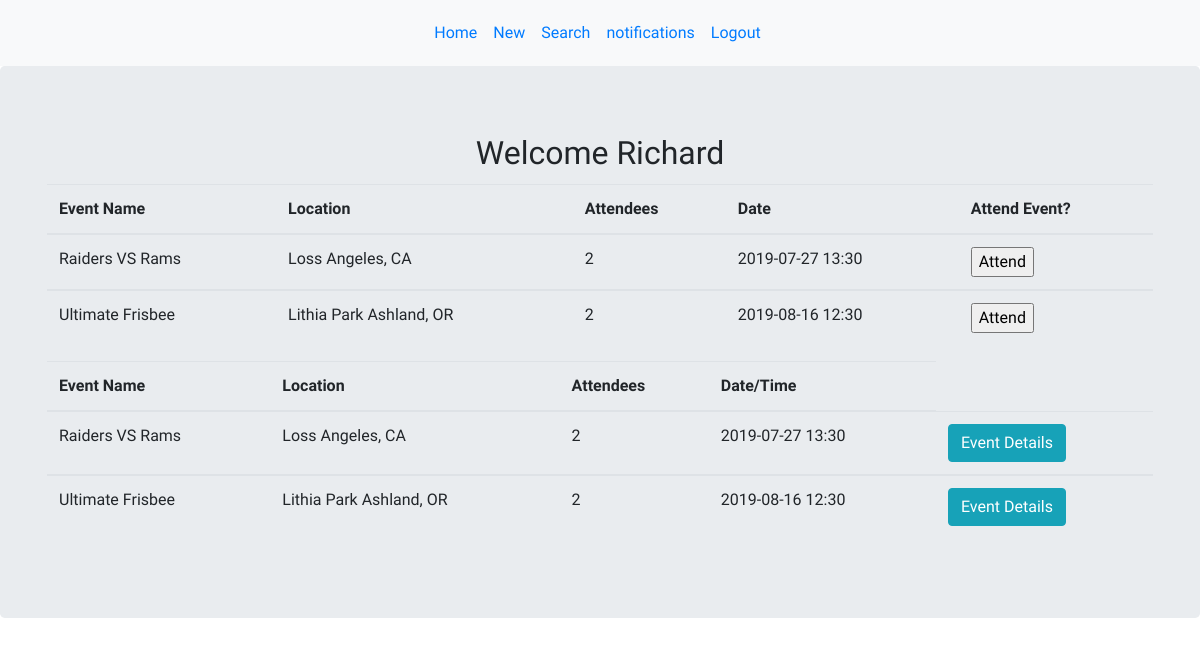
/homepage (signed in), run on the app's committed database.
### models.py (models this page shows)
class User(db.Model):
    __Tablename__ = "users"
    id = db.Column(db.Integer, primary_key=True)
    first_name = db.Column(db.String(100), nullable = False)
    last_name = db.Column(db.String(100), nullable = False)
    password = db.Column(db.String(200), unique = True, nullable = False)
    email = db.Column(db.String(100), unique = True, nullable = False)
    security_answer1 = db.Column(db.String(200))
    created_at = db.Column(db.DateTime, server_default=func.now())
    updated_at = db.Column(db.DateTime, server_default=func.now(), onupdate=func.now())
    users_that_attend_events = db.relationship('Event', lazy = 'dynamic', secondary = attendees_table)

class Event(db.Model):
    __Tablename__ = "events"
    id = db.Column(db.Integer, primary_key=True)
    event_title = db.Column(db.String(100))
    date = db.Column(db.String(8))
    time = db.Column(db.String(12))
    location = db.Column(db.String(100))
    information = db.Column(db.TEXT)
    creator_id = db.Column(db.Integer, db.ForeignKey("user.id"), nullable=False)
    author = db.relationship('User', foreign_keys=[creator_id], backref="user_messages", cascade="all")
    events_that_have_attendees = db.relationship('User', lazy = 'dynamic', secondary = attendees_table)

### controller_functions.py (the view)
def homepage():
    events = Event.query.all()
    user = User.query.get(session['uid'])
    user_events = user.users_that_attend_events.all()
    return render_template("user_home_page.html", all_events = events, all_events_of_user = user_events)

### templates/user_home_page.html (shortened to what this page needs)
<!DOCTYPE html>
<html lang="en">
<head>
    <link rel="stylesheet" href="{{ url_for('static', filename='main.css') }}">
    <link rel="stylesheet" href="https://maxcdn.bootstrapcdn.com/bootstrap/4.3.1/css/bootstrap.min.css">
</head>
<body>
    <nav class="navbar navbar-expand-sm bg-light justify-content-center">
        <ul class="navbar-nav">
            <li class="nav-item">
                <a class="nav-link" href="/homepage">Home</a>
            </li>
            <li class="nav-item">
                <a class="nav-link" href="/new">New</a>
            </li>
            <li class="nav-item">
                <a class="nav-link" href="#">Search</a>
            </li>
            <li class="nav-item">
                <a class="nav-link" href="event">notifications</a>
            </li>
            <li class="nav-item">
                <a class="nav-link" href="/logout">Logout</a>
            </li>
        </ul>
    </nav>
    <div class="jumbotron">
        <div class="d-flex justify-content-center">
            <h2>Welcome {{session['greetings']}} </h2>
        </div>
        <div class="table-responsive-md container">
                <table class="table table-hover">
                    <thead>
                        <tr>
                            <th> Event Name</th>
                            <th>Location</th>
                            <th>Attendees</th>
                            <th>Date</th>
                            <th>Attend Event?</th>
                        </tr>
                    </thead>
                    {% for event in all_events %}
                <tbody>
                    <tr>
                    <td>{{ event.event_title }}</td>
                    <td>{{ event.location }}</td>
                    <td>{{ event.events_that_have_attendees.count() }} </td>
                    <td>{{ event.date }} {{ event.time }} </td>
                    <form action="/new_attendee" method="post" id="A_U">
                        <td><input type="submit" value="Attend"></td>
                    </form>
                    </tr>
                </tbody>
                {% endfor %}
            </table>
            <table class="table table-hover">
                <thead>
                        <tr>
                            <th> Event Name</th>
                            <th>Location</th>
                            <th>Attendees</th>
                            <th>Date/Time</th>
                        </tr>
                    </thead>
                    {% for user in all_events_of_user %}
                    <tbody>
                        <td> {{ user.event_title }} </td>
                        <td>{{ user.location }}</td>
                        <td>{{ user.events_that_have_attendees.count() }}</td>
                        <td>{{ user.date }} {{ user.time }}</td>
                        <form action="/event/{{ user.id  }}">
                        <td><input class="btn btn-info" type="submit" value="Event Details"></td>
                    </form>
                    </tbody>
                    {% endfor %}
            </table>
        </div>
    </div>
</body>
</html>

### static/main.css (style rules this page uses)
h1, h4, h2 { font-family: 'Nanum Gothic Coding', monospace; padding: 4px; text-align: center; }
p, th, td, ul { font-family: 'Mali', cursive; padding: 5px; }

### data on the page
User: greetings "Richard"
Event: event_title "Raiders VS Rams", location "Loss Angeles, CA", events_that_have_attendees.count "2", date "2019-07-27", time "13:30"
Event: event_title "Ultimate Frisbee", location "Lithia Park Ashland, OR", events_that_have_attendees.count "2", date "2019-08-16", time "12:30"
